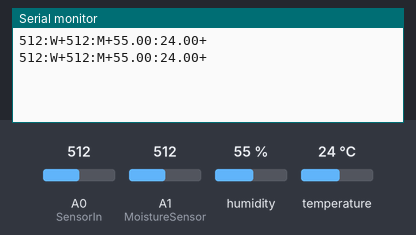
Bench run of a sketch on a simulated Arduino Uno, built with avr-gcc and run on an emulated ATmega328P. On the bench: the last lines printed to the serial monitor. The inputs (shaded band) are chosen by the test bench; at power-on: humidity 55 %, A0 (SensorIn) = 512, A1 (MoistureSensor) = 512, temperature 24 °C.

Above: at 1.8 s.
1.9 s: humidity set to 22 %
At 3.3 s:
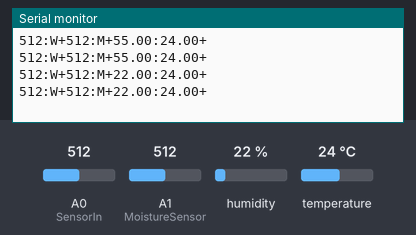
3.4 s: A0 (SensorIn) set to 716
At 4.7 s:
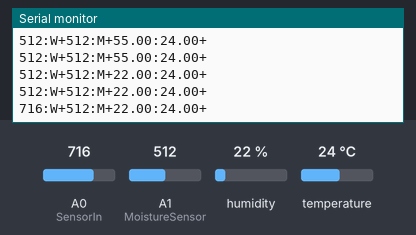
4.9 s: A1 (MoistureSensor) set to 716
At 6.0 s:
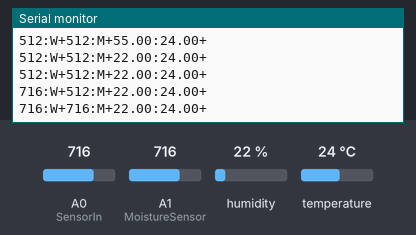
6.4 s: temperature set to 12 °C
At 6.4 s:
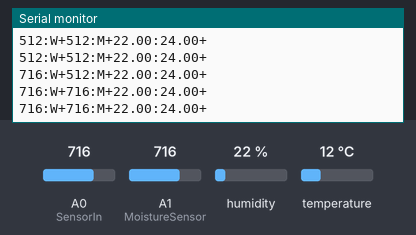
7.9 s: A0 (SensorIn) set to 810
At 9.0 s:
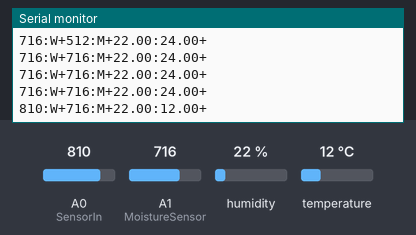
9.4 s: A1 (MoistureSensor) set to 810
At 9.4 s:
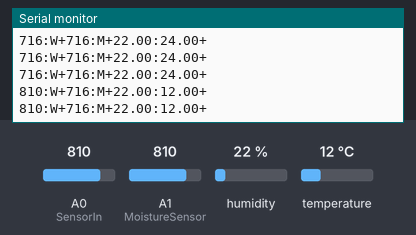
Timing chart, 0 to 12.4 s (numbered marks = the images above; inputs shaded):
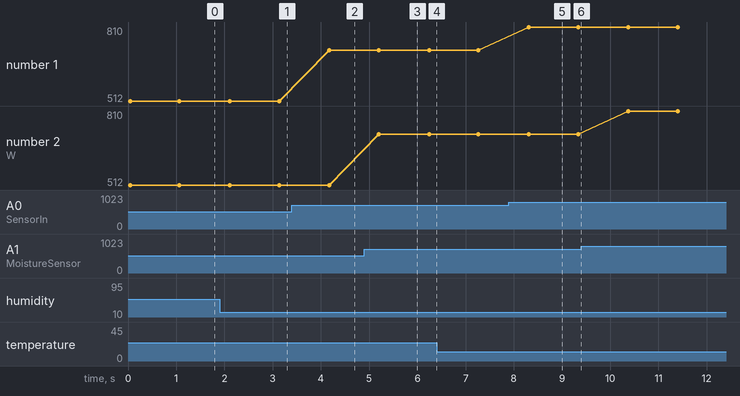

Measured:
- after the input at 1.9 s, the serial monitor: prints a new line after 0.21 s (image 1)
- after the input at 3.4 s, the serial monitor: prints a new line after 0.78 s (image 2)
- after the input at 4.9 s, the serial monitor: prints a new line after 0.30 s (image 3)
- after the input at 7.9 s, the serial monitor: prints a new line after 0.41 s (image 5)
- plotted number 1: 512 → 716 after the input at 3.4 s, 716 → 810 after the input at 7.9 s

The sketch:

main.ino
```cpp
#include "arduino_handle.h"
#define WaterSensor 2
#define SensorIn A0
#define MoistureSensor A1
#include<DHT.h>
#define DHTPIN 7
DHT dht(DHTPIN,DHT11);
#define R 13
#define G 12
#define B 11
Water water(SensorIn,WaterSensor);
Moisture moisture(MoistureSensor);
int c;
String dataIn;
RGB rgb(R,G,B);
void setup() {
  Serial.begin(9600);
    Wire.begin(8);
     dht.begin();
  Wire.onRequest(requestEvent);
  }
  String temp_humidTopic()
{ String res="";
  float h=dht.readHumidity();
  float t=dht.readTemperature();
  if(isnan(h)||isnan(t))
  {
   return res;
  }
  res+=String(h)+":"+String(t)+"+";
  return res;
}
 void requestEvent()
{ if(temp_humidTopic()=="")
{
  return;
}
  String res=water.waterTopic()+moisture.moistureTopic()+temp_humidTopic()+"\n";
  Wire.write(res.c_str());
}

void loop() {
 if(!Serial)
{
 Serial.end();
 delay(100);
 Serial.begin(9600);
}

String res=water.waterTopic()+moisture.moistureTopic()+temp_humidTopic()+"\n";
Serial.println(res);
delay(1000);
}
```

arduino_handle.cpp
```cpp
#include "arduino_handle.h"

int light;
int MoistureValue;
String res;
Water::Water(byte SensorIn,byte WaterSensor)
{
  this->SensorIn=SensorIn;
  this->WaterSensor=WaterSensor;
}
int Water::waterLevel()
{
   digitalWrite(WaterSensor,HIGH);
  delay(20);
  int value=analogRead(SensorIn);
  digitalWrite(WaterSensor,LOW);
  return value;
}
String Water::waterTopic()
{
   int water=Water::waterLevel();
    res="";
    res+=String(water)+":W+";
    return res;
}


Moisture::Moisture(byte MoistureSensor)
{
  this->MoistureSensor=MoistureSensor;
}
String Moisture::moistureTopic()
{
   int limit=300;
  MoistureValue=analogRead(MoistureSensor);
  String mois_res="";
 mois_res=String(MoistureValue)+":M+";
 return mois_res;
}


Light::Light(byte LightSensor)
{
  this->LightSensor=LightSensor;
}
String Light::lightTopic()

{
   light=analogRead(LightSensor);
   if(light<100)
   {
    res+=("Very bright");
    RGB(255,0,0);
   }
   else if(light<200)
   {
    res+=("Bright");
    RGB(0,0,255);
   }
   else if(light<500)
   {
    res+=("Light");
    RGB(60,179,113);
   }
   else if(light<800)
   {
    res+=("Dim");
    RGB(255,165,0);
   }
   else
   {
    res+=("Dark");
    RGB(106,90,205);
   }
   res+="\n";
   return res;
}


String splitString(String s,String deli)
{
 int from=s.indexOf(deli);
 String result="";
 String type="";
 for(int i=0;i<from;i++)
 {
  type+=s[i];
 }
 for(int i=from+1;i<s.length();i++)
 {
  result+=s[i];
 }
 return result;
}


RGB::RGB(byte R,byte G,byte B)
{
  this->R=R;
  this->G=G;
  this->B=B;
}


void RGB::rgbColor(int r,int g,int b)
{
  analogWrite(R,r);
  analogWrite(G,g);
  analogWrite(B,b);
}
```

arduino_handle.h
```cpp
#ifndef ARDUINO_HANDLE.H
#define ARDUINO_HANDLE.H
#include <Arduino.h>

#include<Wire.h>
class Water
{
  private:
         byte SensorIn;
         byte WaterSensor;
  public:
       Water(byte SensorIn,byte WaterSensor);
       int waterLevel();
       String waterTopic();
};

String temp_humidTopic();
class Moisture
{
  private:
        byte MoistureSensor;
  public:
       Moisture(byte MoistureSensor);
       String moistureTopic();
};

class Light
{
  private:
         byte LightSensor;
  public:
        Light(byte LightSensor);
        String lightTopic();
};
class RGB
{private:
      byte R;
      byte G;
      byte B;
 public:
      RGB(byte R,byte G,byte B);
      void rgbColor(int r,int g,int b);
};
void pumpWater(byte SensorInput,String order);
String splitString(String s,String deli);
#endif
```
